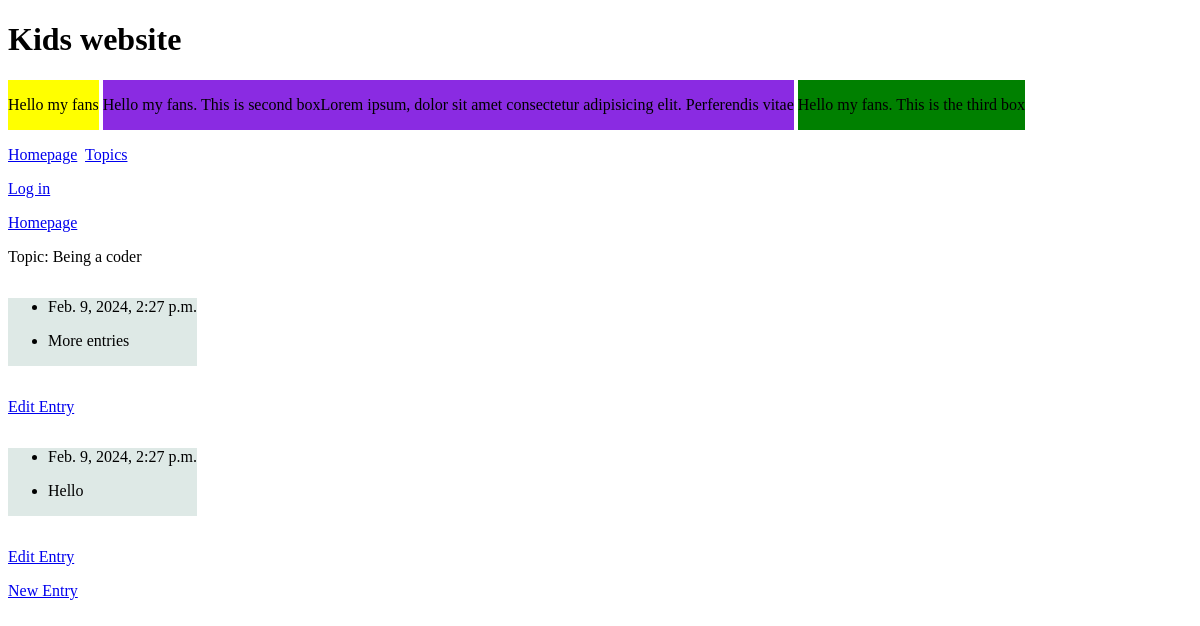
The app's page /topic/6/, older data.
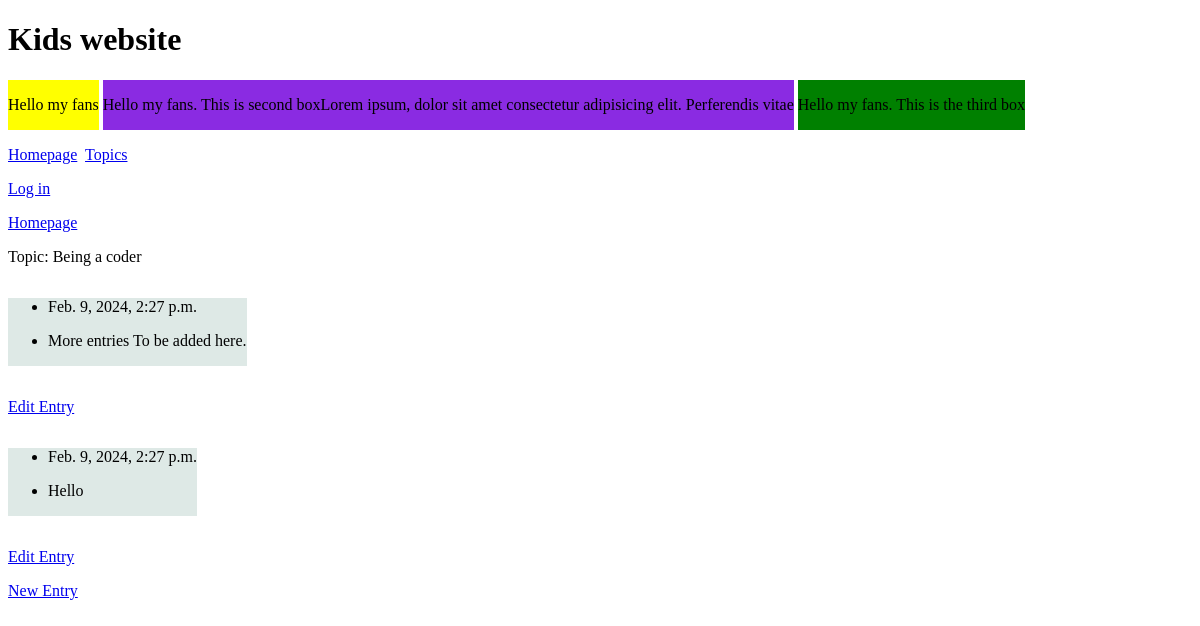
The same page, newer data.
### learning_logs/models.py (models this page shows, shortened)
class Topic(models.Model):
    text = models.CharField(max_length=200)
    date_added = models.DateTimeField(auto_now_add=True)
    date_modified = models.DateTimeField(auto_now=True)

class Entry(models.Model):
    topic = models.ForeignKey(Topic, on_delete=models.CASCADE)
    text = models.TextField()
    date_added = models.DateTimeField(auto_now_add=True)
    class Meta:
        verbose_name_plural = "entries"

### learning_logs/views.py (the view)
# urls.py: path("topic/<int:topic_id>/", views.topic, name='topic'),
def topic(request, topic_id):
    topic = Topic.objects.get(id=topic_id)
    entries = topic.entry_set.order_by('-date_added')
    context = {'topic': topic, 'entries': entries}
    return render(request, 'learning_logs/topic.html', context)

### templates/learning_logs/topic.html
{% extends 'base.html' %}
{% load static %}
{% block content %}
<a href="{% url 'home' %}"><p>Homepage</p></a>
<p>Topic: {{ topic.text }}</p>
{% for entry in entries %}
  <ul class="topic-box">
    <li>{{ entry.date_added }}</li>
    <li>{{ entry.text|linebreaks }}</li>
  </ul>
  <p>
  <a href="{% url 'edit_entry' entry.id %}"><p>Edit Entry</p></a>
</p>
{% empty %}
  <p>No entries yet.</p>
{% endfor %}
<a href="{% url 'new_entry' topic.id %}"><p>New Entry</p></a>
{% endblock content %}

### templates/base.html (shortened to what this page needs)
<!DOCTYPE html>
<html lang="en">
<head>
    {% load static %}
    <link rel="stylesheet" href="{% static 'css/style.css' %}">
</head>
<body>
    <h1>Kids website</h1>
    <div class="main-box">
        <p>Hello my fans</p>
    </div>
    <div class="second-box">
        <p>Hello my fans. This is second box</p>
        <p>Lorem ipsum, dolor sit amet consectetur adipisicing elit. Perferendis vitae</p>
    </div>
    <div class="third-box">
        <p>Hello my fans. This is the third box</p>
    </div>
    <p class="nav-links">
        <a href="{% url 'home' %}">Homepage</a>&nbsp;
        <a href="{% url 'topics' %}">Topics</a>&nbsp;&nbsp;
    </p>
    {% if user.is_authenticated %}
        <p>Hello {{ user.username  }}.</p>
        <a href="{% url 'users:logout' %}">Log out</a>
    {% else %}
        <a href="{% url 'users:login' %}">Log in</a>
    {% endif %}
    {% block content %}    {% endblock content %}
</body>
</html>

### static/css/style.css (style rules this page uses)
.main-box { display:inline-flex; background-color: yellow; }
.second-box { display: inline-flex; background-color: blueviolet; }
.third-box { display: inline-block; background-color: green; }
.topic-box { background-color: rgb(222, 233, 230); display: inline-block; }

Row changes from the older to the newer data that the page shows:
changed Entry: text "More entries" → "More entries To be added here."
